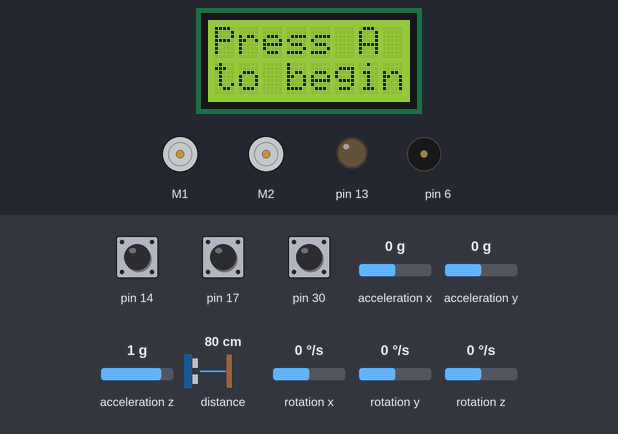
This sketch was run on a simulated Arduino Leonardo, built with avr-gcc and run on an emulated ATmega32U4. On the bench: 8×2 character LCD, 2 × DC motor (green arrow = forward, orange = backward, longer = faster), output pins drawn as LEDs (lit = HIGH), buzzer (waves = sounding). The test bench sets the inputs (shaded band); at power-on: pin 14 HIGH, pin 30 HIGH, pin 17 HIGH, acceleration x 0 g, acceleration y 0 g, acceleration z 1 g, distance to the obstacle 80 cm, rotation x 0 °/s, rotation y 0 °/s, rotation z 0 °/s.

Above: at 0.8 s.
0.9 s: pin 14 pulled LOW for 0.15 s
At 1.8 s:
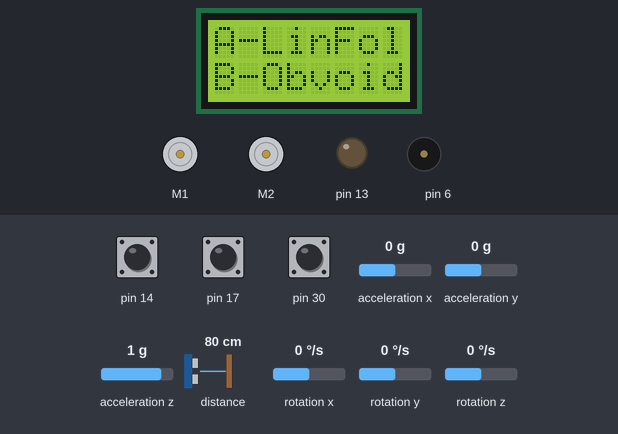
3.0 s: pin 30 pulled LOW for 0.15 s
At 3.6 s:
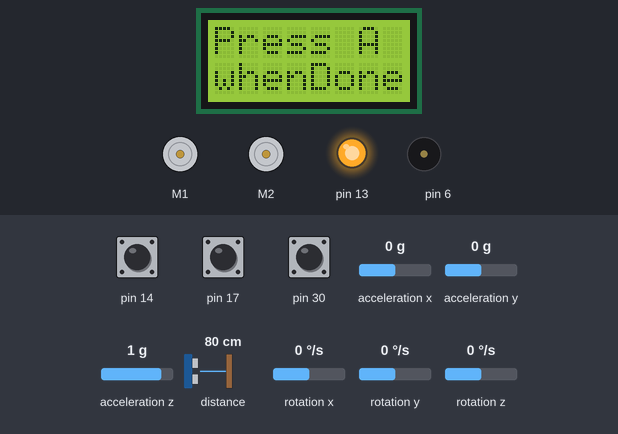
6.1 s: pin 14 pulled LOW for 1 s
At 8.0 s:
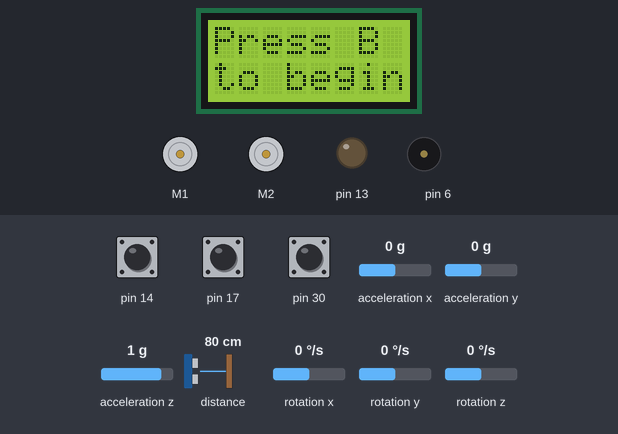
8.6 s: pin 30 pulled LOW for 1 s
At 9.7 s:
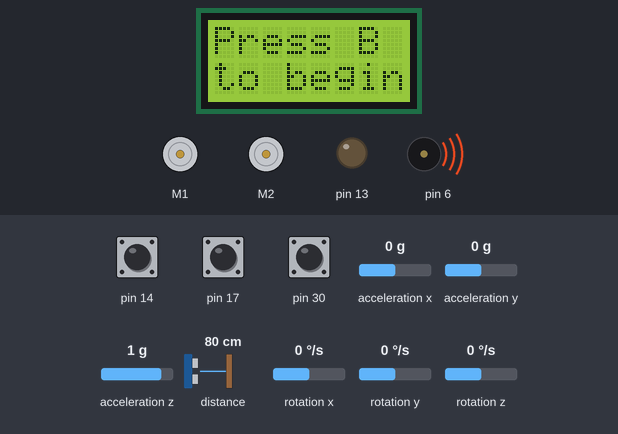
10.2 s: pin 17 pulled LOW for 1 s
At 11.8 s:
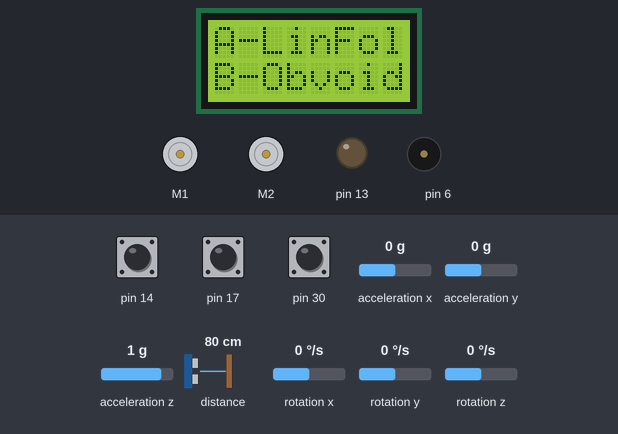
12.7 s: pin 14 pulled LOW for 0.15 s
At 14.6 s:
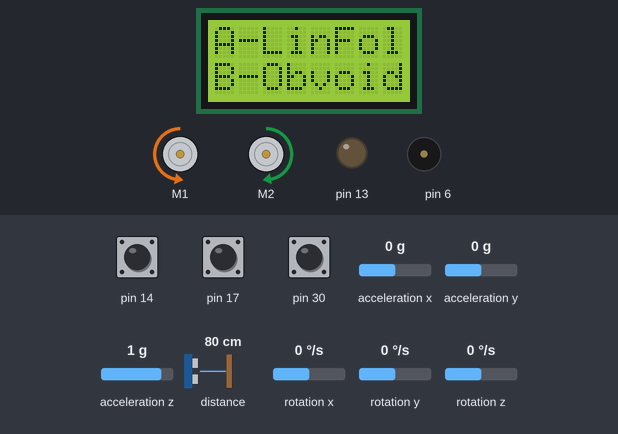
Timing chart, 0 to 16.8 s (numbered marks = the images above; inputs shaded):
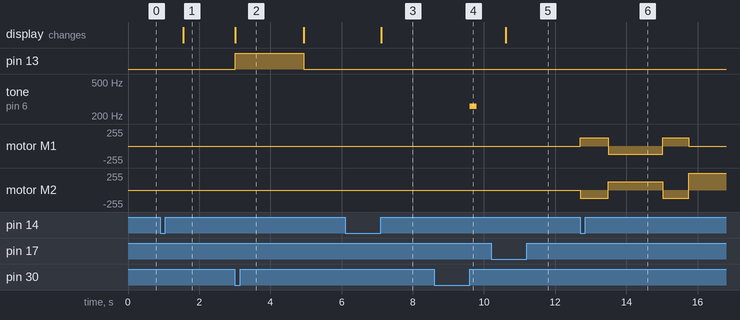

The sketch:

CombinedCode_StateMachine.ino
```cpp
/*  ORGANIZATION: Pitt-RAS
 *  AUTHORS:      Sumobot Spring 2021 Team
 *  DATE:         3/29/2021
 *  DESCRIPTION:
 *    Object avoidance and line follower code reorganized into a state machine
 */

#include <Wire.h>
#include <Zumo32U4.h>
#include "TurnSensor.h"

const uint16_t maxSpeed = 400;

Zumo32U4IMU imu;
Zumo32U4Motors motors;
Zumo32U4ButtonA buttonA;
Zumo32U4ButtonB buttonB;
Zumo32U4ButtonC buttonC;
Zumo32U4Buzzer buzzer;
Zumo32U4Encoders encoders;
Zumo32U4ProximitySensors proxSensors;
Zumo32U4LineSensors lineSensors;
Zumo32U4LCD lcd;

float Kp = 0.4; // Proportional Term
float Kd = 9; // Derivative Term
float Ki = 0; // Integral Term

#define numSensors 5
unsigned int lineSensorValues[numSensors];
unsigned long initialDelay = 1000;

//lineFollowState Vars
int leftSpeed = 0, rightSpeed = 0;
double previousTime = 0;
double totalError = 0; // Accumulated Error
double lastError = 0; // Error from last sensor reading.
double derivError; // Derivative of error taken over the last time step

//straightState/turnState
int16_t motorSpeedLeft  = 300;// Initial speeds for left and right motors (0-400)
int16_t motorSpeedRight = 300;
unsigned long int lastEncoderTime; //declare for use in encoder adjustment

enum States { Idle, CalibrateLineFollow, LineFollow, CalibrateStraight, Straight, Turn };
States state = Idle;


void setup()
{
  //motors.flipLeftMotor(true);
  //motors.flipRightMotor(true);

  //Initialized sensors
  lineSensors.initFiveSensors();

  //Press A to Go
  lcd.clear();
  lcd.print(F("Press A"));
  lcd.gotoXY(0,1);
  lcd.print(F("to begin"));
  buttonA.waitForButton();

  delay(500);
  lcd.clear();
}

void loop()
{

  switch(state)
  {
    case Idle:
      idleState();
      break;

    case CalibrateLineFollow:
      calibrateLineFollowState();
      break;

    case LineFollow:
      lineFollowState();
      break;

    case CalibrateStraight:
      calibrateStraightState();
      break;

    case Straight:
      straightState();
      if (isObject()) { state = Turn; }
      break;

    case Turn:
      turnState();
      if (!isObject()) { state = Straight;  }
      break;
  }
  if (buttonC.isPressed()) {
      stopMotors();
      state = Idle;
  }
}


bool isObject() {

    /*Removed side proxSensors to just deal with front sensors (for now)*/

    /*Reads the value from the front two sensors and returns true or false
     *true : if front sensors read 6 or greater
    */
    proxSensors.read();
    if (proxSensors.countsFrontWithLeftLeds() >= 6 || proxSensors.countsFrontWithRightLeds() >= 6){
      return true;
    } else {
      return false;
    }

  }


/*Function to stop the motors when called*/
void stopMotors() {
  motors.setSpeeds(0, 0);
  }


/*function returns the turn angle read from the gyroscope in degrees*/
int32_t getAngle() {
    return (((int32_t)turnAngle >> 16)*360)>>16;

 }

/*Displays motors onto LCD*/
void readMotorValues(){
    //reads encoders and adjusts speeds every 100 ms
  if ((millis() - lastEncoderTime) >= 100)
  {
    lastEncoderTime = millis();
    int16_t countsLeft = encoders.getCountsAndResetLeft();
    int16_t countsRight = encoders.getCountsAndResetRight();

    /*adjusts speed based on encoder data*/
    if(countsLeft < countsRight){
      motorSpeedLeft += 1;
      motorSpeedRight -= 1;
    } else if (countsLeft > countsRight){
      motorSpeedLeft -= 1;
      motorSpeedRight += 1;
    }

    Serial.print(countsLeft);
    Serial.print("\t");
    Serial.print(countsRight);
    Serial.print("\t");
    Serial.print(motorSpeedLeft);
    Serial.print("\t");
    Serial.print(motorSpeedRight);
    Serial.print("\n");

    /*Removed CR and CL since string length is interfering with LCD display capacity*/
    /* update LCD screen*/
    lcd.clear();  // clears screen
    lcd.gotoXY(0,0); // sets position to line
    lcd.print(countsLeft); // displays the countsLeft encoder
    lcd.gotoXY(0,1);
    lcd.print(countsRight);// displays the countsRight encoder
  }
}

//Idle State
void idleState()
{
    lcd.gotoXY(0, 0);
	lcd.print(F("A-LinFol"));
	lcd.gotoXY(0, 1);
	lcd.print(F("B-Obvoid"));

	if (buttonA.isPressed()) {
		state = CalibrateLineFollow;
	}
	else if (buttonB.isPressed()) {
		state = CalibrateStraight;
	}
}

// Straight Calibration State
void calibrateStraightState()
{
  /*Set up gyroscope*/
  turnSensorSetup();

  lcd.clear();
  lcd.gotoXY(0,0);
  lcd.print(F("Press B"));
  lcd.gotoXY(0,1);
  lcd.print(F("to begin"));

  buttonB.waitForButton(); // Wait for button B to be pressed to start

  // Buzzer variables in case they need to be changed
  unsigned int buzzerFrequency = 261; // Middle C
  unsigned int buzzerDuration =  200; // In milliseconds
  unsigned char buzzerVolume = 10; // On scale of 0-15


  buzzer.playFrequency(buzzerFrequency, buzzerDuration, buzzerVolume); // Play buzzer
  delay(initialDelay); // Delay robot so it doesn't immediately move after pressing button A
  lastEncoderTime = millis(); //sets initial value
  proxSensors.initThreeSensors(); // configures proxSensors to use all three sensors
  if(isObject())
  {
    state = Turn;
  }
  else
  {
    state = Straight;
  }
}

//Line Follow Calibration State
void calibrateLineFollowState()
{
  for(int i = 0; i < 120; i++)
  {
    if (i > 30 && i <= 90)
    {
      motors.setSpeeds(-200, 200);
    }
    else
    {
      motors.setSpeeds(200, -200);
    }
    lineSensors.calibrate();
  }
  motors.setSpeeds(0, 0);
  state = LineFollow;
}

//LineFollow State
void lineFollowState()
{
  double currentTime = millis();
  double elapsedTime = (currentTime - previousTime);

  //Reads the line sensor values. If there is no error, and a black
  //line is detected, position will be 2000.
  int position = lineSensors.readLine(lineSensorValues);

  // 2000 means that the black line is directly below sensor #2 of the 5 sensor array.
  // sensors = [0 1 2 3 4], values = [0 1000 2000 3000 4000]
  // So when position reads 0 the black line is under sensor 0,
  // when position reads 4000 it is under sensor 4.

  int error = 2000 - position;
  totalError += error * elapsedTime;
  derivError = (error-lastError) / elapsedTime;

  //Uses PID control to adjust the speed
  int speedDifference = (Kp * error) + (Ki * totalError) + (Kd * derivError);
  lastError = error;

  //If the speed difference is positive, the right motor is going faster than the left.
  //This means that the right motor speed will be decreased by the speed difference.
   leftSpeed = (int)maxSpeed - speedDifference;
   rightSpeed = (int)maxSpeed + speedDifference;

  //The contrain function will instill a domain for the speed - it has to be
  // >= 0 and <= maxSpeed. This function will fix that.
  leftSpeed = constrain(leftSpeed, 0, (int)maxSpeed);
  rightSpeed = constrain(rightSpeed, 0, (int)maxSpeed);

  motors.setSpeeds(leftSpeed, rightSpeed);

  previousTime = currentTime;
}

// Straight State
void straightState()
{
    motors.setSpeeds(motorSpeedLeft, motorSpeedRight); // Run motors at specified speeds
    readMotorValues();//read encoder data to correct trajectory
}

// Turn State
void turnState()
{
    lcd.gotoXY(0, 0);
    lcd.print(F("Turning "));
    lcd.gotoXY(0, 1);
    lcd.print(F("        "));

    //turnSensorUpdate();

    while (1) {
        turnSensorUpdate();
        /*turns the bot until the gyroscope reads an angle of 35 degrees*/
        if (getAngle() < 35 && getAngle() > 0) {
            motors.setSpeeds(-motorSpeedLeft, motorSpeedRight);
        }
        else if (getAngle() > -35 && getAngle() < 0) {
            motors.setSpeeds(motorSpeedLeft, -motorSpeedRight);
        }
        else {
            motors.setSpeeds(0, 0);
            break;
        }
    }
    turnSensorReset(); //Reset gyroscope
}
```

TurnSensor.cpp
```cpp
/* Turnsensor.h and TurnSensor.cpp provide functions for
configuring the Zumo 32U4's gyro, calibrating it, and using it to
measure how much the robot has turned about its Z axis. */

#include <Wire.h>
#include "TurnSensor.h"

/* turnAngle is a 32-bit unsigned integer representing the amount
the robot has turned since the last time turnSensorReset was
called.  This is computed solely using the Z axis of the gyro, so
it could be inaccurate if the robot is rotated about the X or Y
axes.

Our convention is that a value of 0x20000000 represents a 45
degree counter-clockwise rotation.  This means that a uint32_t
can represent any angle between 0 degrees and 360 degrees.  If
you cast it to a signed 32-bit integer by writing
(int32_t)turnAngle, that integer can represent any angle between
-180 degrees and 180 degrees. */
uint32_t turnAngle = 0;

// turnRate is the current angular rate of the gyro, in units of
// 0.07 degrees per second.
int16_t turnRate;

// This is the average reading obtained from the gyro's Z axis
// during calibration.
int16_t gyroOffset;

// This variable helps us keep track of how much time has passed
// between readings of the gyro.
uint16_t gyroLastUpdate = 0;

/* This should be called in setup() to enable and calibrate the
gyro.  It uses the LCD, yellow LED, and button A.  While the LCD
is displaying "Gyro cal", you should be careful to hold the robot
still.

The digital zero-rate level of the gyro can be as high as
25 degrees per second, and this calibration helps us correct for
that. */
void turnSensorSetup()
{
  Wire.begin();
  imu.init();
  imu.enableDefault();
  imu.configureForTurnSensing();

  lcd.clear();
  lcd.gotoXY(0,0);
  lcd.print(F("Press A"));
  lcd.gotoXY(0,1);
  lcd.print(F("whenDone"));

  // Turn on the yellow LED in case the LCD is not available.
  ledYellow(1);

  // Delay to give the user time to remove their finger.
  delay(500);

  // Calibrate the gyro.
  int32_t total = 0;
  for (uint16_t i = 0; i < 1024; i++)
  {
    // Wait for new data to be available, then read it.
    while(!imu.gyroDataReady()) {}
    imu.readGyro();

    // Add the Z axis reading to the total.
    total += imu.g.z;
  }
  ledYellow(0);
  gyroOffset = total / 1024;

  // Display the angle (in degrees from -180 to 180) until the
  // user presses B.
  lcd.clear();
  turnSensorReset();
  while (!buttonA.getSingleDebouncedRelease())
  {
    turnSensorUpdate();
    lcd.gotoXY(0, 0);
    lcd.print((((int32_t)turnAngle >> 16) * 360) >> 16);
    lcd.print(F("   "));
  }
  lcd.clear();
}

// This should be called to set the starting point for measuring
// a turn.  After calling this, turnAngle will be 0.
void turnSensorReset()
{
  gyroLastUpdate = micros();
  turnAngle = 0;
}

// Read the gyro and update the angle.  This should be called as
// frequently as possible while using the gyro to do turns.
void turnSensorUpdate()
{
  // Read the measurements from the gyro.
  imu.readGyro();
  turnRate = imu.g.z - gyroOffset;

  // Figure out how much time has passed since the last update (dt)
  uint16_t m = micros();
  uint16_t dt = m - gyroLastUpdate;
  gyroLastUpdate = m;

  // Multiply dt by turnRate in order to get an estimation of how
  // much the robot has turned since the last update.
  // (angular change = angular velocity * time)
  int32_t d = (int32_t)turnRate * dt;

  // The units of d are gyro digits times microseconds.  We need
  // to convert those to the units of turnAngle, where 2^29 units
  // represents 45 degrees.  The conversion from gyro digits to
  // degrees per second (dps) is determined by the sensitivity of
  // the gyro: 0.07 degrees per second per digit.
  //
  // (0.07 dps/digit) * (1/1000000 s/us) * (2^29/45 unit/degree)
  // = 14680064/17578125 unit/(digit*us)
  turnAngle += (int64_t)d * 14680064 / 17578125;
}
```

TurnSensor.h
```cpp
/* Turnsensor.h and TurnSensor.cpp provide functions for
configuring the Zumo 32U4's gyro, calibrating it, and using it to
measure how much the robot has turned about its Z axis. */

#pragma once

#include <Zumo32U4.h>

// This constant represents a turn of 45 degrees.
const int32_t turnAngle45 = 0x20000000;

// This constant represents a turn of 90 degrees.
const int32_t turnAngle90 = turnAngle45 * 2;

// This constant represents a turn of approximately 1 degree.
const int32_t turnAngle1 = (turnAngle45 + 22) / 45;

// These are defined in TurnSensor.cpp:
void turnSensorSetup();
void turnSensorReset();
void turnSensorUpdate();
extern uint32_t turnAngle;
extern int16_t turnRate;

// These objects must be defined in your sketch.
extern Zumo32U4ButtonA buttonA;
extern Zumo32U4LCD lcd;
extern Zumo32U4IMU imu;
```

PID.cpp
```cpp
/*
 File:		PID.h
 Created:	3/1/2021
 Updated:	3/6/2021
 Author:	Ethan Markowski, Hudson Panning, Brian Randall

 Purpose:	PID controller library
*/

#include "Arduino.h"
#include "PID.h"

// Set all K values and reset error and timing fields
void PID::setPID(float Kp_new, float Ki_new, float Kd_new)
{
	// Update K values
	Kp = Kp_new;
	Ki = Ki_new;
	Kd = Kd_new;

	// Initialize lastTime, Ei, and lastEp
	lastTime = millis();
	Ei = 0;
	lastEp = 0;
}

// Use the PID controller to generate a control signal by sending the controller
// a desired set_point and the current feedback state of the system
float PID::error_correction(float set_point, float input)
{
	// Determine time elapsed since last error calculation and update lastTime
	unsigned long currentTime = millis();
	unsigned long elapsedTime = currentTime - lastTime;
	lastTime = currentTime;

	// Error calculations
	Ep = set_point - input;
	Ei += Ep * elapsedTime;
	Ed = (Ep - lastEp) / elapsedTime;
	lastEp = Ep;

	// Calculate output and return
	return Kp * Ep + Ki * Ei + Kd * Ed;
}
```

PID.h
```cpp
/*
 File:      PID.h
 Created:   3/1/2021
 Updated:   3/6/2021
 Author:    Ethan Markowski, Hudson Panning, Brian Randall

 Purpose:   PID controller library
*/

#ifndef PID_h
#define PID_h

#include "Arduino.h"

class PID
{
    float Kp;
    float Ki;
    float Kd;
    unsigned long lastTime;
    float Ep;
    float Ei;
    float Ed;
    float lastEp;

  public:
      // Set all K values and reset error and timing fields
      // ** The error_correction method should not be used without first calling setPID
      // ** If the robot is sitting in a paused state, setPID should be used on resume to reset the PID object's timer
      // Failing to do this could result in an arbitrarily large amount of integral error being stored on the
      // control loop following the exit from the paused state
      void setPID(float Kp_new, float Ki_new, float Kd_new);

      // Calling error_correction uses the PID object to generate a control signal by sending the controller a desired
      // set_point and the current feedback state of the system
      float error_correction(float set_point, float input);
};

#endif
```

Measured:
- after the input at 0.9 s, the display: changes after 0.65 s (image 1)
- after the input at 3.0 s, pin 13: LOW → HIGH at once, → LOW 1.9 s later; the display: changes at once (image 2)
- after the input at 6.1 s, the display: changes after 1.0 s (image 3)
- after the input at 8.6 s, tone on pin 6: silent → 261 Hz after 1.0 s, → silent 0.20 s later
- after the input at 10.2 s, motor M1: stays stopped (without the input it goes to forward 191/255 after 0.41 s); motor M2: stops changing and stays stopped; the display: changes after 0.41 s (image 5)
- after the input at 12.7 s, motor M1: stopped → forward 127/255 at once, → backward 127/255 0.79 s later, → forward 127/255 1.5 s later, → stopped 0.74 s later; motor M2: stopped → backward 127/255 at once, → forward 127/255 0.79 s later, → backward 127/255 1.5 s later, → forward 255/255 0.74 s later
